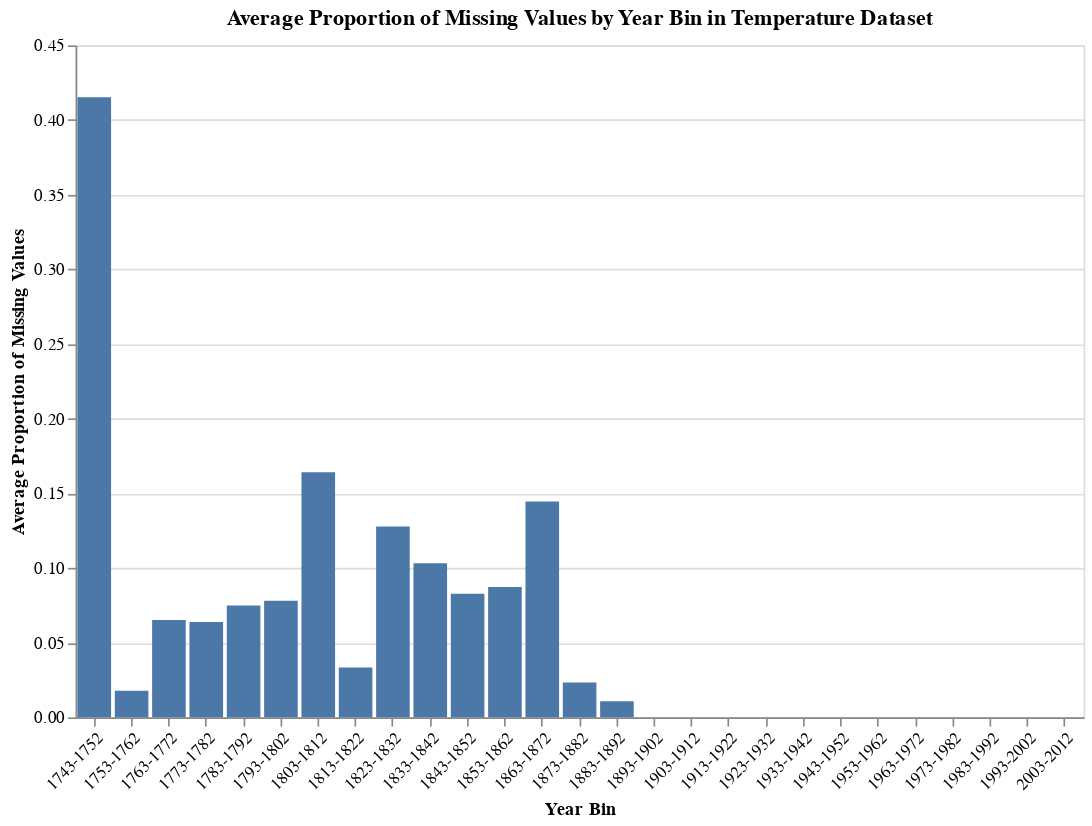

Here is the notebook cell this chart was saved with:
### Code cell


### Figure 1 — Vega-Lite specification as saved in the notebook (floating-point values rounded to 4 significant figures)
{"config": {"view": {"continuousWidth": 300, "continuousHeight": 300}}, "data": {"name": "data-523bf91649ac9daed70d1da22108991e"}, "mark": {"type": "bar"}, "encoding": {"tooltip": [{"field": "Year_Bin", "type": "ordinal"}, {"field": "Missing_Proportion", "type": "quantitative"}], "x": {"axis": {"labelAngle": -45}, "field": "Year_Bin", "title": "Year Bin", "type": "ordinal"}, "y": {"field": "Missing_Proportion", "title": "Average Proportion of Missing Values", "type": "quantitative"}}, "height": 400, "title": "Average Proportion of Missing Values by Year Bin in Temperature Dataset", "width": 600, "$schema": "https://vega.github.io/schema/vega-lite/v5.14.1.json", "datasets": {"data-523bf91649ac9daed70d1da22108991e": [{"Year_Bin": "1743-1752", "Missing_Proportion": 0.4152}, {"Year_Bin": "1753-1762", "Missing_Proportion": 0.01782}, {"Year_Bin": "1763-1772", "Missing_Proportion": 0.06526}, {"Year_Bin": "1773-1782", "Missing_Proportion": 0.06389}, {"Year_Bin": "1783-1792", "Missing_Proportion": 0.0749}, {"Year_Bin": "1793-1802", "Missing_Proportion": 0.0781}, {"Year_Bin": "1803-1812", "Missing_Proportion": 0.1641}, {"Year_Bin": "1813-1822", "Missing_Proportion": 0.03338}, {"Year_Bin": "1823-1832", "Missing_Proportion": 0.1278}, {"Year_Bin": "1833-1842", "Missing_Proportion": 0.1032}, {"Year_Bin": "1843-1852", "Missing_Proportion": 0.08269}, {"Year_Bin": "1853-1862", "Missing_Proportion": 0.08723}, {"Year_Bin": "1863-1872", "Missing_Proportion": 0.1445}, {"Year_Bin": "1873-1882", "Missing_Proportion": 0.02336}, {"Year_Bin": "1883-1892", "Missing_Proportion": 0.01072}, {"Year_Bin": "1893-1902", "Missing_Proportion": 0.0}, {"Year_Bin": "1903-1912", "Missing_Proportion": 0.0}, {"Year_Bin": "1913-1922", "Missing_Proportion": 0.0}, {"Year_Bin": "1923-1932", "Missing_Proportion": 0.0}, {"Year_Bin": "1933-1942", "Missing_Proportion": 0.0}, {"Year_Bin": "1943-1952", "Missing_Proportion": 0.0}, {"Year_Bin": "1953-1962", "Missing_Proportion": 0.0}, {"Year_Bin": "1963-1972", "Missing_Proportion": 0.0}, {"Year_Bin": "1973-1982", "Missing_Proportion": 0.0}, {"Year_Bin": "1983-1992", "Missing_Proportion": 0.0}, {"Year_Bin": "1993-2002", "Missing_Proportion": 0.0}, {"Year_Bin": "2003-2012", "Missing_Proportion": 0.0}]}}
